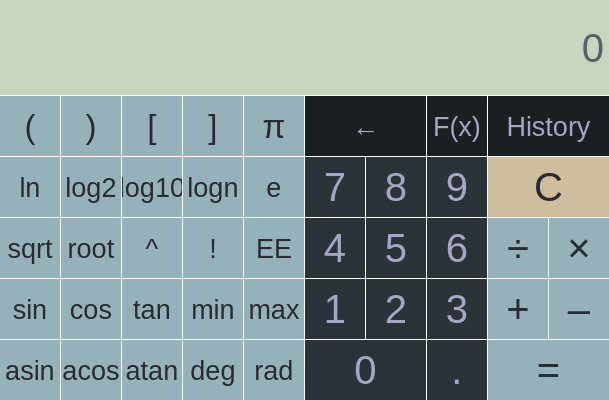
<?xml version="1.0" encoding="UTF-8"?>
<ui version="4.0">
 <class>SCWindow</class>
 <widget class="QMainWindow" name="SCWindow">
  <property name="geometry">
   <rect>
    <x>0</x>
    <y>0</y>
    <width>609</width>
    <height>400</height>
   </rect>
  </property>
  <property name="minimumSize">
   <size>
    <width>609</width>
    <height>400</height>
   </size>
  </property>
  <property name="maximumSize">
   <size>
    <width>609</width>
    <height>400</height>
   </size>
  </property>
  <property name="windowTitle">
   <string>SciCalc</string>
  </property>
  <property name="windowOpacity">
   <double>1.000000000000000</double>
  </property>
  <property name="autoFillBackground">
   <bool>false</bool>
  </property>
  <property name="styleSheet">
   <string notr="true"/>
  </property>
  <widget class="QWidget" name="centralWidget">
   <property name="styleSheet">
    <string notr="true">QWidget {
	background-color: white;
}</string>
   </property>
   <widget class="QPushButton" name="buttonOne">
    <property name="geometry">
     <rect>
      <x>305</x>
      <y>279</y>
      <width>60</width>
      <height>60</height>
     </rect>
    </property>
    <property name="font">
     <font>
      <family>Helvetica Neue</family>
      <pointsize>30</pointsize>
     </font>
    </property>
    <property name="styleSheet">
     <string notr="true">QPushButton {
	color: #a6a5c4;
	background-color: #2B3339;
	border: none;
}

QPushButton:pressed {
	background-color: #1A1F22;
}</string>
    </property>
    <property name="text">
     <string>1</string>
    </property>
   </widget>
   <widget class="QPushButton" name="buttonMul">
    <property name="geometry">
     <rect>
      <x>549</x>
      <y>218</y>
      <width>60</width>
      <height>60</height>
     </rect>
    </property>
    <property name="font">
     <font>
      <family>Helvetica Neue</family>
      <pointsize>30</pointsize>
     </font>
    </property>
    <property name="styleSheet">
     <string notr="true">QPushButton {
	color: #282B33;
	background-color: #95B1BA;
	border: none;
}

QPushButton:pressed {
	background-color: #59696E;
}</string>
    </property>
    <property name="text">
     <string>×</string>
    </property>
   </widget>
   <widget class="QPushButton" name="buttonEqual">
    <property name="geometry">
     <rect>
      <x>488</x>
      <y>340</y>
      <width>121</width>
      <height>60</height>
     </rect>
    </property>
    <property name="font">
     <font>
      <family>Helvetica Neue</family>
      <pointsize>30</pointsize>
     </font>
    </property>
    <property name="styleSheet">
     <string notr="true">QPushButton {
	color: #282B33;
	background-color: #95B1BA;
	border: none;
}

QPushButton:pressed {
	background-color: #59696E;
}</string>
    </property>
    <property name="text">
     <string>=</string>
    </property>
   </widget>
   <widget class="QPushButton" name="buttonClear">
    <property name="geometry">
     <rect>
      <x>488</x>
      <y>157</y>
      <width>121</width>
      <height>60</height>
     </rect>
    </property>
    <property name="font">
     <font>
      <family>Helvetica Neue</family>
      <pointsize>30</pointsize>
     </font>
    </property>
    <property name="styleSheet">
     <string notr="true">QPushButton {
	color: #282B33;
	background-color: #CEBE9E;
	border: none;
}

QPushButton:pressed {
	background-color: #59696E;
}</string>
    </property>
    <property name="text">
     <string>C</string>
    </property>
   </widget>
   <widget class="QPushButton" name="buttonRSBrac">
    <property name="geometry">
     <rect>
      <x>183</x>
      <y>96</y>
      <width>60</width>
      <height>60</height>
     </rect>
    </property>
    <property name="font">
     <font>
      <family>Helvetica Neue</family>
      <pointsize>25</pointsize>
     </font>
    </property>
    <property name="styleSheet">
     <string notr="true">QPushButton {
	color: #282B33;
	background-color: #95B1BA;
	border: none;
}

QPushButton:pressed {
	background-color: #59696E;
}</string>
    </property>
    <property name="text">
     <string>]</string>
    </property>
   </widget>
   <widget class="QPushButton" name="buttonFunc">
    <property name="geometry">
     <rect>
      <x>427</x>
      <y>96</y>
      <width>60</width>
      <height>60</height>
     </rect>
    </property>
    <property name="font">
     <font>
      <family>Helvetica Neue</family>
      <pointsize>20</pointsize>
     </font>
    </property>
    <property name="styleSheet">
     <string notr="true">QPushButton {
	color: #a6a5c4;
	background-color: #1A1F22;
	border: none;
}

QPushButton:pressed {
	background-color: #1A1F22;
}</string>
    </property>
    <property name="text">
     <string>F(x)</string>
    </property>
   </widget>
   <widget class="QPushButton" name="buttonDefine">
    <property name="geometry">
     <rect>
      <x>305</x>
      <y>96</y>
      <width>121</width>
      <height>60</height>
     </rect>
    </property>
    <property name="font">
     <font>
      <family>Helvetica Neue</family>
      <pointsize>20</pointsize>
     </font>
    </property>
    <property name="styleSheet">
     <string notr="true">QPushButton {
	color: #a6a5c4;
	background-color: #1A1F22;
	border: none;
}

QPushButton:pressed {
	background-color: #1A1F22;
}</string>
    </property>
    <property name="text">
     <string>←</string>
    </property>
   </widget>
   <widget class="QPushButton" name="buttonHistory">
    <property name="geometry">
     <rect>
      <x>488</x>
      <y>96</y>
      <width>121</width>
      <height>60</height>
     </rect>
    </property>
    <property name="font">
     <font>
      <family>Helvetica Neue</family>
      <pointsize>20</pointsize>
     </font>
    </property>
    <property name="styleSheet">
     <string notr="true">QPushButton {
	color: #a6a5c4;
	background-color: #1A1F22;
	border: none;
}

QPushButton:pressed {
	background-color: #1A1F22;
}</string>
    </property>
    <property name="text">
     <string>History</string>
    </property>
   </widget>
   <widget class="QPushButton" name="buttonZero">
    <property name="geometry">
     <rect>
      <x>305</x>
      <y>340</y>
      <width>121</width>
      <height>60</height>
     </rect>
    </property>
    <property name="font">
     <font>
      <family>Helvetica Neue</family>
      <pointsize>30</pointsize>
     </font>
    </property>
    <property name="styleSheet">
     <string notr="true">QPushButton {
	color: #a6a5c4;
	background-color: #2B3339;
	border: none;
}

QPushButton:pressed {
	background-color: #1A1F22;
}</string>
    </property>
    <property name="text">
     <string>0</string>
    </property>
   </widget>
   <widget class="QPushButton" name="buttonDot">
    <property name="geometry">
     <rect>
      <x>427</x>
      <y>340</y>
      <width>60</width>
      <height>60</height>
     </rect>
    </property>
    <property name="font">
     <font>
      <family>Helvetica Neue</family>
      <pointsize>30</pointsize>
     </font>
    </property>
    <property name="styleSheet">
     <string notr="true">QPushButton {
	color: #a6a5c4;
	background-color: #2B3339;
	border: none;
}

QPushButton:pressed {
	background-color: #1A1F22;
}</string>
    </property>
    <property name="text">
     <string>.</string>
    </property>
   </widget>
   <widget class="QFrame" name="displayFrame">
    <property name="geometry">
     <rect>
      <x>0</x>
      <y>0</y>
      <width>609</width>
      <height>95</height>
     </rect>
    </property>
    <property name="styleSheet">
     <string notr="true">QFrame {
	background-color: #C6D5BC;
	border: none;
}</string>
    </property>
    <property name="frameShape">
     <enum>QFrame::StyledPanel</enum>
    </property>
    <property name="frameShadow">
     <enum>QFrame::Raised</enum>
    </property>
    <widget class="QLabel" name="messageLabel">
     <property name="geometry">
      <rect>
       <x>5</x>
       <y>73</y>
       <width>301</width>
       <height>18</height>
      </rect>
     </property>
     <property name="font">
      <font>
       <family>Helvetica Neue</family>
       <pointsize>16</pointsize>
      </font>
     </property>
     <property name="styleSheet">
      <string notr="true">QLabel {
	color: #7C8395;
}</string>
     </property>
     <property name="text">
      <string/>
     </property>
    </widget>
    <widget class="QLabel" name="expressionLabel">
     <property name="geometry">
      <rect>
       <x>5</x>
       <y>30</y>
       <width>599</width>
       <height>35</height>
      </rect>
     </property>
     <property name="font">
      <font>
       <family>Helvetica Neue</family>
       <pointsize>30</pointsize>
      </font>
     </property>
     <property name="styleSheet">
      <string notr="true">QLabel {
	color: #585D6A;
}</string>
     </property>
     <property name="text">
      <string>0</string>
     </property>
     <property name="alignment">
      <set>Qt::AlignRight|Qt::AlignTrailing|Qt::AlignVCenter</set>
     </property>
    </widget>
   </widget>
   <widget class="QPushButton" name="buttonRPar">
    <property name="geometry">
     <rect>
      <x>61</x>
      <y>96</y>
      <width>60</width>
      <height>60</height>
     </rect>
    </property>
    <property name="font">
     <font>
      <family>Helvetica Neue</family>
      <pointsize>25</pointsize>
     </font>
    </property>
    <property name="styleSheet">
     <string notr="true">QPushButton {
	color: #282B33;
	background-color: #95B1BA;
	border: none;
}

QPushButton:pressed {
	background-color: #59696E;
}</string>
    </property>
    <property name="text">
     <string>)</string>
    </property>
   </widget>
   <widget class="QPushButton" name="buttonLPar">
    <property name="geometry">
     <rect>
      <x>0</x>
      <y>96</y>
      <width>60</width>
      <height>60</height>
     </rect>
    </property>
    <property name="font">
     <font>
      <family>Helvetica Neue</family>
      <pointsize>25</pointsize>
     </font>
    </property>
    <property name="styleSheet">
     <string notr="true">QPushButton {
	color: #282B33;
	background-color: #95B1BA;
	border: none;
}

QPushButton:pressed {
	background-color: #59696E;
}</string>
    </property>
    <property name="text">
     <string>(</string>
    </property>
   </widget>
   <widget class="QPushButton" name="buttonPi">
    <property name="geometry">
     <rect>
      <x>244</x>
      <y>96</y>
      <width>60</width>
      <height>60</height>
     </rect>
    </property>
    <property name="font">
     <font>
      <family>Helvetica Neue</family>
      <pointsize>25</pointsize>
     </font>
    </property>
    <property name="styleSheet">
     <string notr="true">QPushButton {
	color: #282B33;
	background-color: #95B1BA;
	border: none;
}

QPushButton:pressed {
	background-color: #59696E;
}</string>
    </property>
    <property name="text">
     <string>π</string>
    </property>
   </widget>
   <widget class="QPushButton" name="buttonLBrac">
    <property name="geometry">
     <rect>
      <x>122</x>
      <y>96</y>
      <width>60</width>
      <height>60</height>
     </rect>
    </property>
    <property name="font">
     <font>
      <family>Helvetica Neue</family>
      <pointsize>25</pointsize>
     </font>
    </property>
    <property name="styleSheet">
     <string notr="true">QPushButton {
	color: #282B33;
	background-color: #95B1BA;
	border: none;
}

QPushButton:pressed {
	background-color: #59696E;
}</string>
    </property>
    <property name="text">
     <string>[</string>
    </property>
   </widget>
   <widget class="QPushButton" name="buttonNatLog">
    <property name="geometry">
     <rect>
      <x>0</x>
      <y>157</y>
      <width>60</width>
      <height>60</height>
     </rect>
    </property>
    <property name="font">
     <font>
      <family>Helvetica Neue</family>
      <pointsize>20</pointsize>
     </font>
    </property>
    <property name="styleSheet">
     <string notr="true">QPushButton {
	color: #282B33;
	background-color: #95B1BA;
	border: none;
}

QPushButton:pressed {
	background-color: #59696E;
}</string>
    </property>
    <property name="text">
     <string>ln</string>
    </property>
   </widget>
   <widget class="QPushButton" name="buttonEul">
    <property name="geometry">
     <rect>
      <x>244</x>
      <y>157</y>
      <width>60</width>
      <height>60</height>
     </rect>
    </property>
    <property name="font">
     <font>
      <family>Helvetica Neue</family>
      <pointsize>20</pointsize>
     </font>
    </property>
    <property name="styleSheet">
     <string notr="true">QPushButton {
	color: #282B33;
	background-color: #95B1BA;
	border: none;
}

QPushButton:pressed {
	background-color: #59696E;
}</string>
    </property>
    <property name="text">
     <string>e</string>
    </property>
   </widget>
   <widget class="QPushButton" name="buttonLogN">
    <property name="geometry">
     <rect>
      <x>183</x>
      <y>157</y>
      <width>60</width>
      <height>60</height>
     </rect>
    </property>
    <property name="font">
     <font>
      <family>Helvetica Neue</family>
      <pointsize>20</pointsize>
     </font>
    </property>
    <property name="styleSheet">
     <string notr="true">QPushButton {
	color: #282B33;
	background-color: #95B1BA;
	border: none;
}

QPushButton:pressed {
	background-color: #59696E;
}</string>
    </property>
    <property name="text">
     <string>logn</string>
    </property>
   </widget>
   <widget class="QPushButton" name="buttonLog2">
    <property name="geometry">
     <rect>
      <x>61</x>
      <y>157</y>
      <width>60</width>
      <height>60</height>
     </rect>
    </property>
    <property name="font">
     <font>
      <family>Helvetica Neue</family>
      <pointsize>20</pointsize>
     </font>
    </property>
    <property name="styleSheet">
     <string notr="true">QPushButton {
	color: #282B33;
	background-color: #95B1BA;
	border: none;
}

QPushButton:pressed {
	background-color: #59696E;
}</string>
    </property>
    <property name="text">
     <string>log2</string>
    </property>
   </widget>
   <widget class="QPushButton" name="buttonLog10">
    <property name="geometry">
     <rect>
      <x>122</x>
      <y>157</y>
      <width>60</width>
      <height>60</height>
     </rect>
    </property>
    <property name="font">
     <font>
      <family>Helvetica Neue</family>
      <pointsize>20</pointsize>
     </font>
    </property>
    <property name="styleSheet">
     <string notr="true">QPushButton {
	color: #282B33;
	background-color: #95B1BA;
	border: none;
}

QPushButton:pressed {
	background-color: #59696E;
}</string>
    </property>
    <property name="text">
     <string>log10</string>
    </property>
   </widget>
   <widget class="QPushButton" name="buttonSqrt">
    <property name="geometry">
     <rect>
      <x>0</x>
      <y>218</y>
      <width>60</width>
      <height>60</height>
     </rect>
    </property>
    <property name="font">
     <font>
      <family>Helvetica Neue</family>
      <pointsize>20</pointsize>
     </font>
    </property>
    <property name="styleSheet">
     <string notr="true">QPushButton {
	color: #282B33;
	background-color: #95B1BA;
	border: none;
}

QPushButton:pressed {
	background-color: #59696E;
}</string>
    </property>
    <property name="text">
     <string>sqrt</string>
    </property>
   </widget>
   <widget class="QPushButton" name="buttonPow">
    <property name="geometry">
     <rect>
      <x>122</x>
      <y>218</y>
      <width>60</width>
      <height>60</height>
     </rect>
    </property>
    <property name="font">
     <font>
      <family>Helvetica Neue</family>
      <pointsize>20</pointsize>
     </font>
    </property>
    <property name="styleSheet">
     <string notr="true">QPushButton {
	color: #282B33;
	background-color: #95B1BA;
	border: none;
}

QPushButton:pressed {
	background-color: #59696E;
}</string>
    </property>
    <property name="text">
     <string>^</string>
    </property>
   </widget>
   <widget class="QPushButton" name="buttonFact">
    <property name="geometry">
     <rect>
      <x>183</x>
      <y>218</y>
      <width>60</width>
      <height>60</height>
     </rect>
    </property>
    <property name="font">
     <font>
      <family>Helvetica Neue</family>
      <pointsize>20</pointsize>
     </font>
    </property>
    <property name="styleSheet">
     <string notr="true">QPushButton {
	color: #282B33;
	background-color: #95B1BA;
	border: none;
}

QPushButton:pressed {
	background-color: #59696E;
}</string>
    </property>
    <property name="text">
     <string>!</string>
    </property>
   </widget>
   <widget class="QPushButton" name="buttonRoot">
    <property name="geometry">
     <rect>
      <x>61</x>
      <y>218</y>
      <width>60</width>
      <height>60</height>
     </rect>
    </property>
    <property name="font">
     <font>
      <family>Helvetica Neue</family>
      <pointsize>20</pointsize>
     </font>
    </property>
    <property name="styleSheet">
     <string notr="true">QPushButton {
	color: #282B33;
	background-color: #95B1BA;
	border: none;
}

QPushButton:pressed {
	background-color: #59696E;
}</string>
    </property>
    <property name="text">
     <string>root</string>
    </property>
   </widget>
   <widget class="QPushButton" name="buttonEE">
    <property name="geometry">
     <rect>
      <x>244</x>
      <y>218</y>
      <width>60</width>
      <height>60</height>
     </rect>
    </property>
    <property name="font">
     <font>
      <family>Helvetica Neue</family>
      <pointsize>20</pointsize>
     </font>
    </property>
    <property name="styleSheet">
     <string notr="true">QPushButton {
	color: #282B33;
	background-color: #95B1BA;
	border: none;
}

QPushButton:pressed {
	background-color: #59696E;
}</string>
    </property>
    <property name="text">
     <string>EE</string>
    </property>
   </widget>
   <widget class="QPushButton" name="buttonSin">
    <property name="geometry">
     <rect>
      <x>0</x>
      <y>279</y>
      <width>60</width>
      <height>60</height>
     </rect>
    </property>
    <property name="font">
     <font>
      <family>Helvetica Neue</family>
      <pointsize>20</pointsize>
     </font>
    </property>
    <property name="styleSheet">
     <string notr="true">QPushButton {
	color: #282B33;
	background-color: #95B1BA;
	border: none;
}

QPushButton:pressed {
	background-color: #59696E;
}</string>
    </property>
    <property name="text">
     <string>sin</string>
    </property>
   </widget>
   <widget class="QPushButton" name="buttonTan">
    <property name="geometry">
     <rect>
      <x>122</x>
      <y>279</y>
      <width>60</width>
      <height>60</height>
     </rect>
    </property>
    <property name="font">
     <font>
      <family>Helvetica Neue</family>
      <pointsize>20</pointsize>
     </font>
    </property>
    <property name="styleSheet">
     <string notr="true">QPushButton {
	color: #282B33;
	background-color: #95B1BA;
	border: none;
}

QPushButton:pressed {
	background-color: #59696E;
}</string>
    </property>
    <property name="text">
     <string>tan</string>
    </property>
   </widget>
   <widget class="QPushButton" name="buttonMax">
    <property name="geometry">
     <rect>
      <x>244</x>
      <y>279</y>
      <width>60</width>
      <height>60</height>
     </rect>
    </property>
    <property name="font">
     <font>
      <family>Helvetica Neue</family>
      <pointsize>20</pointsize>
     </font>
    </property>
    <property name="styleSheet">
     <string notr="true">QPushButton {
	color: #282B33;
	background-color: #95B1BA;
	border: none;
}

QPushButton:pressed {
	background-color: #59696E;
}</string>
    </property>
    <property name="text">
     <string>max</string>
    </property>
   </widget>
   <widget class="QPushButton" name="buttonMin">
    <property name="geometry">
     <rect>
      <x>183</x>
      <y>279</y>
      <width>60</width>
      <height>60</height>
     </rect>
    </property>
    <property name="font">
     <font>
      <family>Helvetica Neue</family>
      <pointsize>20</pointsize>
     </font>
    </property>
    <property name="styleSheet">
     <string notr="true">QPushButton {
	color: #282B33;
	background-color: #95B1BA;
	border: none;
}

QPushButton:pressed {
	background-color: #59696E;
}</string>
    </property>
    <property name="text">
     <string>min</string>
    </property>
   </widget>
   <widget class="QPushButton" name="buttonCos">
    <property name="geometry">
     <rect>
      <x>61</x>
      <y>279</y>
      <width>60</width>
      <height>60</height>
     </rect>
    </property>
    <property name="font">
     <font>
      <family>Helvetica Neue</family>
      <pointsize>20</pointsize>
     </font>
    </property>
    <property name="styleSheet">
     <string notr="true">QPushButton {
	color: #282B33;
	background-color: #95B1BA;
	border: none;
}

QPushButton:pressed {
	background-color: #59696E;
}</string>
    </property>
    <property name="text">
     <string>cos</string>
    </property>
   </widget>
   <widget class="QPushButton" name="buttonAsin">
    <property name="geometry">
     <rect>
      <x>0</x>
      <y>340</y>
      <width>60</width>
      <height>60</height>
     </rect>
    </property>
    <property name="font">
     <font>
      <family>Helvetica Neue</family>
      <pointsize>20</pointsize>
     </font>
    </property>
    <property name="styleSheet">
     <string notr="true">QPushButton {
	color: #282B33;
	background-color: #95B1BA;
	border: none;
}

QPushButton:pressed {
	background-color: #59696E;
}</string>
    </property>
    <property name="text">
     <string>asin</string>
    </property>
   </widget>
   <widget class="QPushButton" name="buttonHex">
    <property name="geometry">
     <rect>
      <x>244</x>
      <y>340</y>
      <width>60</width>
      <height>60</height>
     </rect>
    </property>
    <property name="font">
     <font>
      <family>Helvetica Neue</family>
      <pointsize>20</pointsize>
     </font>
    </property>
    <property name="styleSheet">
     <string notr="true">QPushButton {
	color: #282B33;
	background-color: #95B1BA;
	border: none;
}

QPushButton:pressed {
	background-color: #59696E;
}</string>
    </property>
    <property name="text">
     <string>rad</string>
    </property>
   </widget>
   <widget class="QPushButton" name="buttonAtan">
    <property name="geometry">
     <rect>
      <x>122</x>
      <y>340</y>
      <width>60</width>
      <height>60</height>
     </rect>
    </property>
    <property name="font">
     <font>
      <family>Helvetica Neue</family>
      <pointsize>20</pointsize>
     </font>
    </property>
    <property name="styleSheet">
     <string notr="true">QPushButton {
	color: #282B33;
	background-color: #95B1BA;
	border: none;
}

QPushButton:pressed {
	background-color: #59696E;
}</string>
    </property>
    <property name="text">
     <string>atan</string>
    </property>
   </widget>
   <widget class="QPushButton" name="buttonBin">
    <property name="geometry">
     <rect>
      <x>183</x>
      <y>340</y>
      <width>60</width>
      <height>60</height>
     </rect>
    </property>
    <property name="font">
     <font>
      <family>Helvetica Neue</family>
      <pointsize>20</pointsize>
     </font>
    </property>
    <property name="styleSheet">
     <string notr="true">QPushButton {
	color: #282B33;
	background-color: #95B1BA;
	border: none;
}

QPushButton:pressed {
	background-color: #59696E;
}</string>
    </property>
    <property name="text">
     <string>deg</string>
    </property>
   </widget>
   <widget class="QPushButton" name="buttonAcos">
    <property name="geometry">
     <rect>
      <x>61</x>
      <y>340</y>
      <width>60</width>
      <height>60</height>
     </rect>
    </property>
    <property name="font">
     <font>
      <family>Helvetica Neue</family>
      <pointsize>20</pointsize>
     </font>
    </property>
    <property name="styleSheet">
     <string notr="true">QPushButton {
	color: #282B33;
	background-color: #95B1BA;
	border: none;
}

QPushButton:pressed {
	background-color: #59696E;
}</string>
    </property>
    <property name="text">
     <string>acos</string>
    </property>
   </widget>
   <widget class="QPushButton" name="buttonDiv">
    <property name="geometry">
     <rect>
      <x>488</x>
      <y>218</y>
      <width>60</width>
      <height>60</height>
     </rect>
    </property>
    <property name="font">
     <font>
      <family>Helvetica Neue</family>
      <pointsize>30</pointsize>
     </font>
    </property>
    <property name="styleSheet">
     <string notr="true">QPushButton {
	color: #282B33;
	background-color: #95B1BA;
	border: none;
}

QPushButton:pressed {
	background-color: #59696E;
}</string>
    </property>
    <property name="text">
     <string>÷</string>
    </property>
   </widget>
   <widget class="QPushButton" name="buttonPlus">
    <property name="geometry">
     <rect>
      <x>488</x>
      <y>279</y>
      <width>60</width>
      <height>60</height>
     </rect>
    </property>
    <property name="font">
     <font>
      <family>Helvetica Neue</family>
      <pointsize>30</pointsize>
     </font>
    </property>
    <property name="styleSheet">
     <string notr="true">QPushButton {
	color: #282B33;
	background-color: #95B1BA;
	border: none;
}

QPushButton:pressed {
	background-color: #59696E;
}</string>
    </property>
    <property name="text">
     <string>+</string>
    </property>
   </widget>
   <widget class="QPushButton" name="buttonMinus">
    <property name="geometry">
     <rect>
      <x>549</x>
      <y>279</y>
      <width>60</width>
      <height>60</height>
     </rect>
    </property>
    <property name="font">
     <font>
      <family>Helvetica Neue</family>
      <pointsize>30</pointsize>
     </font>
    </property>
    <property name="styleSheet">
     <string notr="true">QPushButton {
	color: #282B33;
	background-color: #95B1BA;
	border: none;
}

QPushButton:pressed {
	background-color: #59696E;
}</string>
    </property>
    <property name="text">
     <string>–</string>
    </property>
   </widget>
   <widget class="QPushButton" name="buttonTwo">
    <property name="geometry">
     <rect>
      <x>366</x>
      <y>279</y>
      <width>60</width>
      <height>60</height>
     </rect>
    </property>
    <property name="font">
     <font>
      <family>Helvetica Neue</family>
      <pointsize>30</pointsize>
     </font>
    </property>
    <property name="styleSheet">
     <string notr="true">QPushButton {
	color: #a6a5c4;
	background-color: #2B3339;
	border: none;
}

QPushButton:pressed {
	background-color: #1A1F22;
}</string>
    </property>
    <property name="text">
     <string>2</string>
    </property>
   </widget>
   <widget class="QPushButton" name="buttonThree">
    <property name="geometry">
     <rect>
      <x>427</x>
      <y>279</y>
      <width>60</width>
      <height>60</height>
     </rect>
    </property>
    <property name="font">
     <font>
      <family>Helvetica Neue</family>
      <pointsize>30</pointsize>
     </font>
    </property>
    <property name="styleSheet">
     <string notr="true">QPushButton {
	color: #a6a5c4;
	background-color: #2B3339;
	border: none;
}

QPushButton:pressed {
	background-color: #1A1F22;
}</string>
    </property>
    <property name="text">
     <string>3</string>
    </property>
   </widget>
   <widget class="QPushButton" name="buttonFour">
    <property name="geometry">
     <rect>
      <x>305</x>
      <y>218</y>
      <width>60</width>
      <height>60</height>
     </rect>
    </property>
    <property name="font">
     <font>
      <family>Helvetica Neue</family>
      <pointsize>30</pointsize>
     </font>
    </property>
    <property name="styleSheet">
     <string notr="true">QPushButton {
	color: #a6a5c4;
	background-color: #2B3339;
	border: none;
}

QPushButton:pressed {
	background-color: #1A1F22;
}</string>
    </property>
    <property name="text">
     <string>4</string>
    </property>
   </widget>
   <widget class="QPushButton" name="buttonFive">
    <property name="geometry">
     <rect>
      <x>366</x>
      <y>218</y>
      <width>60</width>
      <height>60</height>
     </rect>
    </property>
    <property name="font">
     <font>
      <family>Helvetica Neue</family>
      <pointsize>30</pointsize>
     </font>
    </property>
    <property name="styleSheet">
     <string notr="true">QPushButton {
	color: #a6a5c4;
	background-color: #2B3339;
	border: none;
}

QPushButton:pressed {
	background-color: #1A1F22;
}</string>
    </property>
    <property name="text">
     <string>5</string>
    </property>
   </widget>
   <widget class="QPushButton" name="buttonSix">
    <property name="geometry">
     <rect>
      <x>427</x>
      <y>218</y>
      <width>60</width>
      <height>60</height>
     </rect>
    </property>
    <property name="font">
     <font>
      <family>Helvetica Neue</family>
      <pointsize>30</pointsize>
     </font>
    </property>
    <property name="styleSheet">
     <string notr="true">QPushButton {
	color: #a6a5c4;
	background-color: #2B3339;
	border: none;
}

QPushButton:pressed {
	background-color: #1A1F22;
}</string>
    </property>
    <property name="text">
     <string>6</string>
    </property>
   </widget>
   <widget class="QPushButton" name="buttonSeven">
    <property name="geometry">
     <rect>
      <x>305</x>
      <y>157</y>
      <width>60</width>
      <height>60</height>
     </rect>
    </property>
    <property name="font">
     <font>
      <family>Helvetica Neue</family>
      <pointsize>30</pointsize>
     </font>
    </property>
    <property name="styleSheet">
     <string notr="true">QPushButton {
	color: #a6a5c4;
	background-color: #2B3339;
	border: none;
}

QPushButton:pressed {
	background-color: #1A1F22;
}</string>
    </property>
    <property name="text">
     <string>7</string>
    </property>
   </widget>
   <widget class="QPushButton" name="buttonEight">
    <property name="geometry">
     <rect>
      <x>366</x>
      <y>157</y>
      <width>60</width>
      <height>60</height>
     </rect>
    </property>
    <property name="font">
     <font>
      <family>Helvetica Neue</family>
      <pointsize>30</pointsize>
     </font>
    </property>
    <property name="styleSheet">
     <string notr="true">QPushButton {
	color: #a6a5c4;
	background-color: #2B3339;
	border: none;
}

QPushButton:pressed {
	background-color: #1A1F22;
}</string>
    </property>
    <property name="text">
     <string>8</string>
    </property>
   </widget>
   <widget class="QPushButton" name="buttonNine">
    <property name="geometry">
     <rect>
      <x>427</x>
      <y>157</y>
      <width>60</width>
      <height>60</height>
     </rect>
    </property>
    <property name="font">
     <font>
      <family>Helvetica Neue</family>
      <pointsize>30</pointsize>
     </font>
    </property>
    <property name="styleSheet">
     <string notr="true">QPushButton {
	color: #a6a5c4;
	background-color: #2B3339;
	border: none;
}

QPushButton:pressed {
	background-color: #1A1F22;
}</string>
    </property>
    <property name="text">
     <string>9</string>
    </property>
   </widget>
  </widget>
 </widget>
 <layoutdefault spacing="6" margin="11"/>
 <resources/>
 <connections/>
</ui>
